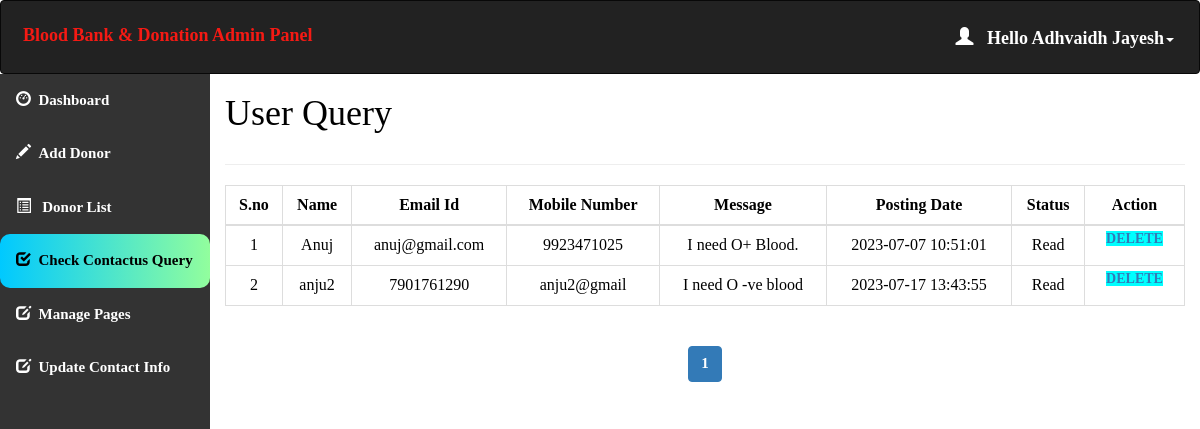
Screenshot of /admin/query.php (signed in) with the database file from the repository.
### tables this page shows
CREATE TABLE `users` (
  `uid` int(10) NOT NULL,
  `uname` varchar(20) DEFAULT NULL,
  `type` varchar(20) NOT NULL,
  `email` varchar(30) NOT NULL,
  `upass` varchar(20) DEFAULT NULL
);

CREATE TABLE `contact_query` (
  `query_id` int(11) NOT NULL,
  `query_name` varchar(100) NOT NULL,
  `query_mail` varchar(120) NOT NULL,
  `query_number` char(11) NOT NULL,
  `query_message` longtext NOT NULL,
  `query_date` timestamp NOT NULL DEFAULT current_timestamp() ON UPDATE current_timestamp(),
  `query_status` int(11) DEFAULT NULL
);

### admin/query.php (the view, shortened to what this page needs)
<html>
<head>
  <link rel="stylesheet" href="https://maxcdn.bootstrapcdn.com/bootstrap/3.4.1/css/bootstrap.min.css">
</head>
<?php
include 'conn.php';
  if (isset($_SESSION['loggedin']) && $_SESSION['loggedin'] == true) {
  ?>
<body style="color:black">
<div id="header">
<?php include 'header.php';
?>
</div>
<div id="sidebar">
<?php $active="query"; include 'sidebar.php'; ?>
</div>
<div id="content" >
  <div class="content-wrapper">
    <div class="container-fluid">
      <div class="row">
        <div class="col-md-12 lg-12 sm-12">
          <h1 class="page-title">User Query</h1>
        </div>
      </div>
      <hr>
      <?php
        include 'conn.php';
          $limit = 10;
          if(isset($_GET['page'])){
            $page = $_GET['page'];
          }else{
            $page = 1;
          }
          $offset = ($page - 1) * $limit;
          $count=$offset+1;
        $sql= "select * from contact_query LIMIT {$offset},{$limit}";
        $result=mysqli_query($conn,$sql);
        if(mysqli_num_rows($result)>0)   {
       ?>
       <div class="table-responsive">
      <table class="table table-bordered" style="text-align:center">
          <thead style="text-align:center">
          <th style="text-align:center">S.no</th>
          <th style="text-align:center">Name</th>
          <th style="text-align:center">Email Id</th>
          <th style="text-align:center">Mobile Number</th>
          <th style="text-align:center">Message</th>
          <th style="text-align:center">Posting Date</th>
          <th style="text-align:center">Status</th>
          <th style="text-align:center">Action</th>
          </thead>
          <tbody>
            <?php
            while($row = mysqli_fetch_assoc($result)) { ?>
          <tr>
                  <td><?php echo $count++; ?></td>
                  <td><?php echo $row['query_name']; ?></td>
                  <td><?php echo $row['query_mail']; ?></td>
                  <td><?php echo $row['query_number']; ?></td>
                  <td><?php echo $row['query_message']; ?></td>
                  <td><?php echo $row['query_date']; ?></td>
                  <?php if($row['query_status']==1)
{
?><td>Read<br></td>
<?php } else {?>
<td><a href="query.php?id=<?php echo $row['query_id'];?>" onclick="clickme()"><b id="demo">Pending</b></a><br>
</td>
<?php } ?>
                    <td id="he" style="width:100px">
                    <a style="background-color:aqua" href='delete_query.php?id=<?php echo $row['query_id']; ?>'> Delete </a>
                </td>
              </tr>
            <?php } ?>
          </tbody>
      </table>
    </div>
    <?php } ?>
    <div class="table-responsive"style="text-align:center;align:center">
        <?php
        $sql1 = "SELECT * FROM contact_query";
        $result1 = mysqli_query($conn, $sql1) or die("Query Failed.");
        if(mysqli_num_rows($result1) > 0){
          $total_records = mysqli_num_rows($result1);
          $total_page = ceil($total_records / $limit);
          echo '<ul class="pagination admin-pagination">';
          for($i = 1; $i <= $total_page; $i++){
            if($i == $page){
              $active = "active";
            }else{
              $active = "";
            }
            echo '<li class="'.$active.'"><a href="query.php?page='.$i.'">'.$i.'</a></li>';
          }
          echo '</ul>';
        }
        ?>
        </div>
      </div>
    </div>
   <?php }
    ?>
</body>
</html>

### admin/header.php (shortened to what this page needs)
<!DOCTYPE html>
<html>
<head>
  <link rel="stylesheet" href="https://maxcdn.bootstrapcdn.com/bootstrap/3.4.1/css/bootstrap.min.css">
</head>
<body>
<nav class="navbar navbar-inverse">
  <div class="container-fluid">
    <div class="navbar-header">
      <a class="navbar-brand" id="qq" href="dashboard.php" style="color:#F51A14;">Blood Bank & Donation Admin Panel</a>
    </div>
    <ul class="nav navbar-nav navbar-right">
      <li class="dropdown"><a class="dropdown-toggle" id="qw" data-toggle="dropdown" href="#" style="font-weight:bold;color:white "> <span class="glyphicon glyphicon-user"></span>&nbsp&nbsp
        <?php
        include 'conn.php';
        $username=$_SESSION['username'];
        $sql="select * from users where uname='$username'";
        $result=mysqli_query($conn,$sql) or die("query failed.");
        $row=mysqli_fetch_assoc($result);
        echo "Hello ".$row['uname'];
       ?><span class="caret"></span></a>
    </li>
    </ul>
  </div>
</nav>
</body></html>

### admin/query.php (style rules this page uses)
#sidebar { position:relative;margin-top:-20px }
#content { position:relative;margin-left:210px }
#he { font-size: 14px; font-weight: 600; text-transform: uppercase; padding: 3px 7px; color: #fff; text-decoration: none; border-radius: 3px; align:center }

### admin/header.php (style rules this page uses)
.navbar { background-color: #333333 ; padding: 10px 10px; color:#FF0404 ; }
.navbar a { float: left; color: white; text-align: center; padding: 12px; text-decoration: none; font-size: 18px; line-height: 25px; }
.navbar-brand { font-size: 25px; font-weight: bold; }
.navbar a { float: none; display: block; text-align: left; }
.navbar-right { float: none; }

### admin/sidebar.php (style rules this page uses)
body { margin: 0; font-family: 'Averia Gruesa Libre'; font-size: 15px; color: #F8F9F9; }

### rows the page displays
users: uname "Adhvaidh Jayesh"
contact_query: query_name "Anuj", query_mail "anuj@gmail.com", query_number "9923471025", query_message "I need O+ Blood.", query_date "2023-07-07 10:51:01", query_status "Read"
contact_query: query_name "anju2", query_mail "7901761290", query_number "anju2@gmail", query_message "I need O -ve blood", query_date "2023-07-17 13:43:55", query_status "Read"
